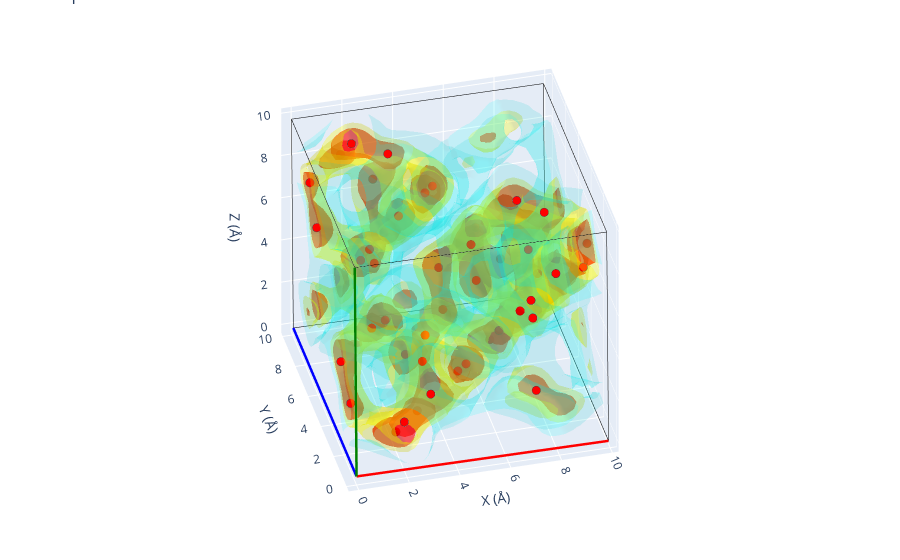

Notebook code for this chart:
### Markdown cell above
Overlaying the sites (red) on the folded density isosurface.

### Code cell
folded_vol.plot_3d(structure=sites)

### Figure 1 — Plotly figure (JSON) as saved in the notebook; plotly's stock layout.template omitted (floating-point values rounded to 4 significant figures; data arrays with more than 128 entries replaced by an {"elided": "..."} marker saying what was removed)
{"data": [{"line": {"color": "red", "width": 5}, "mode": "lines", "showlegend": false, "type": "scatter3d", "x": [0, 9.937], "y": [0, 0.003104], "z": [0, -0.07366]}, {"line": {"color": "blue", "width": 5}, "mode": "lines", "showlegend": false, "type": "scatter3d", "x": [0, 0.005318], "y": [0, 9.919], "z": [0, -0.02126]}, {"line": {"color": "green", "width": 5}, "mode": "lines", "showlegend": false, "type": "scatter3d", "x": [0, -0.07517], "y": [0, -0.01577], "z": [0, 9.916]}, {"line": {"color": "black", "width": 1}, "mode": "lines", "showlegend": false, "type": "scatter3d", "x": [9.937, 9.942], "y": [0.003104, 9.923], "z": [-0.07366, -0.09492]}, {"line": {"color": "black", "width": 1}, "mode": "lines", "showlegend": false, "type": "scatter3d", "x": [9.937, 9.861], "y": [0.003104, -0.01266], "z": [-0.07366, 9.842]}, {"line": {"color": "black", "width": 1}, "mode": "lines", "showlegend": false, "type": "scatter3d", "x": [0.005318, 9.942], "y": [9.919, 9.923], "z": [-0.02126, -0.09492]}, {"line": {"color": "black", "width": 1}, "mode": "lines", "showlegend": false, "type": "scatter3d", "x": [0.005318, -0.06986], "y": [9.919, 9.904], "z": [-0.02126, 9.895]}, {"line": {"color": "black", "width": 1}, "mode": "lines", "showlegend": false, "type": "scatter3d", "x": [-0.07517, 9.861], "y": [-0.01577, -0.01266], "z": [9.916, 9.842]}, {"line": {"color": "black", "width": 1}, "mode": "lines", "showlegend": false, "type": "scatter3d", "x": [-0.07517, -0.06986], "y": [-0.01577, 9.904], "z": [9.916, 9.895]}, {"line": {"color": "black", "width": 1}, "mode": "lines", "showlegend": false, "type": "scatter3d", "x": [9.867, -0.06986], "y": [9.907, 9.904], "z": [9.821, 9.895]}, {"line": {"color": "black", "width": 1}, "mode": "lines", "showlegend": false, "type": "scatter3d", "x": [9.867, 9.861], "y": [9.907, -0.01266], "z": [9.821, 9.842]}, {"line": {"color": "black", "width": 1}, "mode": "lines", "showlegend": false, "type": "scatter3d", "x": [9.867, 9.942], "y": [9.907, 9.923], "z": [9.821, -0.09492]}, {"color": "red", "i": {"elided": "7396 int values"}, "j": {"elided": "7396 int values"}, "k": {"elided": "7396 int values"}, "name": "isoval=434.5", "opacity": 0.6, "showlegend": false, "type": "mesh3d", "x": {"elided": "4027 float values"}, "y": {"elided": "4027 float values"}, "z": {"elided": "4027 float values"}}, {"color": "yellow", "i": {"elided": "15224 int values"}, "j": {"elided": "15224 int values"}, "k": {"elided": "15224 int values"}, "name": "isoval=173.8", "opacity": 0.3, "showlegend": false, "type": "mesh3d", "x": {"elided": "8020 float values"}, "y": {"elided": "8020 float values"}, "z": {"elided": "8020 float values"}}, {"color": "cyan", "i": {"elided": "19034 int values"}, "j": {"elided": "19034 int values"}, "k": {"elided": "19034 int values"}, "name": "isoval=12.166", "opacity": 0.15, "showlegend": false, "type": "mesh3d", "x": {"elided": "10091 float values"}, "y": {"elided": "10091 float values"}, "z": {"elided": "10091 float values"}}, {"line": {"color": "red", "width": 5}, "mode": "lines", "showlegend": false, "type": "scatter3d", "x": [0, 9.937], "y": [0, 0.003104], "z": [0, -0.07366]}, {"line": {"color": "blue", "width": 5}, "mode": "lines", "showlegend": false, "type": "scatter3d", "x": [0, 0.005318], "y": [0, 9.919], "z": [0, -0.02126]}, {"line": {"color": "green", "width": 5}, "mode": "lines", "showlegend": false, "type": "scatter3d", "x": [0, -0.07517], "y": [0, -0.01577], "z": [0, 9.916]}, {"line": {"color": "black", "width": 1}, "mode": "lines", "showlegend": false, "type": "scatter3d", "x": [9.937, 9.942], "y": [0.003104, 9.923], "z": [-0.07366, -0.09492]}, {"line": {"color": "black", "width": 1}, "mode": "lines", "showlegend": false, "type": "scatter3d", "x": [9.937, 9.861], "y": [0.003104, -0.01266], "z": [-0.07366, 9.842]}, {"line": {"color": "black", "width": 1}, "mode": "lines", "showlegend": false, "type": "scatter3d", "x": [0.005318, 9.942], "y": [9.919, 9.923], "z": [-0.02126, -0.09492]}, {"line": {"color": "black", "width": 1}, "mode": "lines", "showlegend": false, "type": "scatter3d", "x": [0.005318, -0.06986], "y": [9.919, 9.904], "z": [-0.02126, 9.895]}, {"line": {"color": "black", "width": 1}, "mode": "lines", "showlegend": false, "type": "scatter3d", "x": [-0.07517, 9.861], "y": [-0.01577, -0.01266], "z": [9.916, 9.842]}, {"line": {"color": "black", "width": 1}, "mode": "lines", "showlegend": false, "type": "scatter3d", "x": [-0.07517, -0.06986], "y": [-0.01577, 9.904], "z": [9.916, 9.895]}, {"line": {"color": "black", "width": 1}, "mode": "lines", "showlegend": false, "type": "scatter3d", "x": [9.867, -0.06986], "y": [9.907, 9.904], "z": [9.821, 9.895]}, {"line": {"color": "black", "width": 1}, "mode": "lines", "showlegend": false, "type": "scatter3d", "x": [9.867, 9.861], "y": [9.907, -0.01266], "z": [9.821, 9.842]}, {"line": {"color": "black", "width": 1}, "mode": "lines", "showlegend": false, "type": "scatter3d", "x": [9.867, 9.942], "y": [9.907, 9.923], "z": [9.821, -0.09492]}, {"marker": {"color": ["rgb(255, 0, 0)"], "line": {"width": 2.5}, "size": 5}, "mode": "markers", "name": "Li", "showlegend": false, "type": "scatter3d", "x": [1.851], "y": [8.157], "z": [9.64]}, {"marker": {"color": ["rgb(255, 0, 0)"], "line": {"width": 2.5}, "size": 5}, "mode": "markers", "name": "Li", "showlegend": false, "type": "scatter3d", "x": [3.042], "y": [7.2], "z": [9.627]}, {"marker": {"color": ["rgb(255, 0, 0)"], "line": {"width": 2.5}, "size": 5}, "mode": "markers", "name": "Li", "showlegend": false, "type": "scatter3d", "x": [4.761], "y": [7.028], "z": [7.925]}, {"marker": {"color": ["rgb(255, 0, 0)"], "line": {"width": 2.5}, "size": 5}, "mode": "markers", "name": "Li", "showlegend": false, "type": "scatter3d", "x": [4.771], "y": [8.232], "z": [6.745]}, {"marker": {"color": ["rgb(255, 0, 0)"], "line": {"width": 2.5}, "size": 5}, "mode": "markers", "name": "Li", "showlegend": false, "type": "scatter3d", "x": [0.183], "y": [6.983], "z": [6.794]}, {"marker": {"color": ["rgb(255, 0, 0)"], "line": {"width": 2.5}, "size": 5}, "mode": "markers", "name": "Li", "showlegend": false, "type": "scatter3d", "x": [0.2449], "y": [8.291], "z": [7.981]}, {"marker": {"color": ["rgb(255, 0, 0)"], "line": {"width": 2.5}, "size": 5}, "mode": "markers", "name": "Li", "showlegend": false, "type": "scatter3d", "x": [1.855], "y": [9.884], "z": [7.896]}, {"marker": {"color": ["rgb(255, 0, 0)"], "line": {"width": 2.5}, "size": 5}, "mode": "markers", "name": "Li", "showlegend": false, "type": "scatter3d", "x": [3.107], "y": [9.807], "z": [6.566]}, {"marker": {"color": ["rgb(255, 0, 0)"], "line": {"width": 2.5}, "size": 5}, "mode": "markers", "name": "Li", "showlegend": false, "type": "scatter3d", "x": [1.886], "y": [6.864], "z": [5.025]}, {"marker": {"color": ["rgb(255, 0, 0)"], "line": {"width": 2.5}, "size": 5}, "mode": "markers", "name": "Li", "showlegend": false, "type": "scatter3d", "x": [2.182], "y": [5.891], "z": [5.53]}, {"marker": {"color": ["rgb(255, 0, 0)"], "line": {"width": 2.5}, "size": 5}, "mode": "markers", "name": "Li", "showlegend": false, "type": "scatter3d", "x": [1.84], "y": [5.285], "z": [6.678]}, {"marker": {"color": ["rgb(255, 0, 0)"], "line": {"width": 2.5}, "size": 5}, "mode": "markers", "name": "Li", "showlegend": false, "type": "scatter3d", "x": [3.015], "y": [5.408], "z": [7.964]}, {"marker": {"color": ["rgb(255, 0, 0)"], "line": {"width": 2.5}, "size": 5}, "mode": "markers", "name": "Li", "showlegend": false, "type": "scatter3d", "x": [3.161], "y": [8.292], "z": [5.1]}, {"marker": {"color": ["rgb(255, 0, 0)"], "line": {"width": 2.5}, "size": 5}, "mode": "markers", "name": "Li", "showlegend": false, "type": "scatter3d", "x": [0.2956], "y": [2.109], "z": [1.915]}, {"marker": {"color": ["rgb(255, 0, 0)"], "line": {"width": 2.5}, "size": 5}, "mode": "markers", "name": "Li", "showlegend": false, "type": "scatter3d", "x": [0.2152], "y": [3.323], "z": [3.043]}, {"marker": {"color": ["rgb(255, 0, 0)"], "line": {"width": 2.5}, "size": 5}, "mode": "markers", "name": "Li", "showlegend": false, "type": "scatter3d", "x": [2.828], "y": [0.9459], "z": [4.284]}, {"marker": {"color": ["rgb(255, 0, 0)"], "line": {"width": 2.5}, "size": 5}, "mode": "markers", "name": "Li", "showlegend": false, "type": "scatter3d", "x": [3.179], "y": [1.894], "z": [4.789]}, {"marker": {"color": ["rgb(255, 0, 0)"], "line": {"width": 2.5}, "size": 5}, "mode": "markers", "name": "Li", "showlegend": false, "type": "scatter3d", "x": [3.024], "y": [0.3951], "z": [3.09]}, {"marker": {"color": ["rgb(255, 0, 0)"], "line": {"width": 2.5}, "size": 5}, "mode": "markers", "name": "Li", "showlegend": false, "type": "scatter3d", "x": [1.98], "y": [0.392], "z": [1.956]}, {"marker": {"color": ["rgb(255, 0, 0)"], "line": {"width": 2.5}, "size": 5}, "mode": "markers", "name": "Li", "showlegend": false, "type": "scatter3d", "x": [1.961], "y": [3.325], "z": [4.698]}, {"marker": {"color": ["rgb(255, 0, 0)"], "line": {"width": 2.5}, "size": 5}, "mode": "markers", "name": "Li", "showlegend": false, "type": "scatter3d", "x": [4.869], "y": [2.203], "z": [2.911]}, {"marker": {"color": ["rgb(255, 0, 0)"], "line": {"width": 2.5}, "size": 5}, "mode": "markers", "name": "Li", "showlegend": false, "type": "scatter3d", "x": [4.786], "y": [3.155], "z": [1.911]}, {"marker": {"color": ["rgb(255, 0, 0)"], "line": {"width": 2.5}, "size": 5}, "mode": "markers", "name": "Li", "showlegend": false, "type": "scatter3d", "x": [2.097], "y": [2.185], "z": [0.1901]}, {"marker": {"color": ["rgb(255, 0, 0)"], "line": {"width": 2.5}, "size": 5}, "mode": "markers", "name": "Li", "showlegend": false, "type": "scatter3d", "x": [3.218], "y": [3.288], "z": [0.2132]}, {"marker": {"color": ["rgb(255, 0, 0)"], "line": {"width": 2.5}, "size": 5}, "mode": "markers", "name": "Li", "showlegend": false, "type": "scatter3d", "x": [1.865], "y": [5.044], "z": [3.113]}, {"marker": {"color": ["rgb(255, 0, 0)"], "line": {"width": 2.5}, "size": 5}, "mode": "markers", "name": "Li", "showlegend": false, "type": "scatter3d", "x": [3.162], "y": [4.915], "z": [1.737]}, {"marker": {"color": ["rgb(255, 0, 0)"], "line": {"width": 2.5}, "size": 5}, "mode": "markers", "name": "Li", "showlegend": false, "type": "scatter3d", "x": [7.092], "y": [0.03526], "z": [2.802]}, {"marker": {"color": ["rgb(255, 0, 0)"], "line": {"width": 2.5}, "size": 5}, "mode": "markers", "name": "Li", "showlegend": false, "type": "scatter3d", "x": [7.057], "y": [9.766], "z": [3.157]}, {"marker": {"color": ["rgb(255, 0, 0)"], "line": {"width": 2.5}, "size": 5}, "mode": "markers", "name": "Li", "showlegend": false, "type": "scatter3d", "x": [8.155], "y": [9.861], "z": [1.86]}, {"marker": {"color": ["rgb(255, 0, 0)"], "line": {"width": 2.5}, "size": 5}, "mode": "markers", "name": "Li", "showlegend": false, "type": "scatter3d", "x": [5.211], "y": [7.189], "z": [1.883]}, {"marker": {"color": ["rgb(255, 0, 0)"], "line": {"width": 2.5}, "size": 5}, "mode": "markers", "name": "Li", "showlegend": false, "type": "scatter3d", "x": [5.3], "y": [8.193], "z": [3.138]}, {"marker": {"color": ["rgb(255, 0, 0)"], "line": {"width": 2.5}, "size": 5}, "mode": "markers", "name": "Li", "showlegend": false, "type": "scatter3d", "x": [6.777], "y": [8.277], "z": [4.723]}, {"marker": {"color": ["rgb(255, 0, 0)"], "line": {"width": 2.5}, "size": 5}, "mode": "markers", "name": "Li", "showlegend": false, "type": "scatter3d", "x": [9.84], "y": [8.202], "z": [1.863]}, {"marker": {"color": ["rgb(255, 0, 0)"], "line": {"width": 2.5}, "size": 5}, "mode": "markers", "name": "Li", "showlegend": false, "type": "scatter3d", "x": [7.047], "y": [7.138], "z": [0.1656]}, {"marker": {"color": ["rgb(255, 0, 0)"], "line": {"width": 2.5}, "size": 5}, "mode": "markers", "name": "Li", "showlegend": false, "type": "scatter3d", "x": [8.07], "y": [8.156], "z": [0.123]}, {"marker": {"color": ["rgb(255, 0, 0)"], "line": {"width": 2.5}, "size": 5}, "mode": "markers", "name": "Li", "showlegend": false, "type": "scatter3d", "x": [6.97], "y": [5.391], "z": [1.852]}, {"marker": {"color": ["rgb(255, 0, 0)"], "line": {"width": 2.5}, "size": 5}, "mode": "markers", "name": "Li", "showlegend": false, "type": "scatter3d", "x": [5.247], "y": [2.109], "z": [6.863]}, {"marker": {"color": ["rgb(255, 0, 0)"], "line": {"width": 2.5}, "size": 5}, "mode": "markers", "name": "Li", "showlegend": false, "type": "scatter3d", "x": [5.296], "y": [3.121], "z": [7.832]}, {"marker": {"color": ["rgb(255, 0, 0)"], "line": {"width": 2.5}, "size": 5}, "mode": "markers", "name": "Li", "showlegend": false, "type": "scatter3d", "x": [7.105], "y": [3.143], "z": [9.586]}, {"marker": {"color": ["rgb(255, 0, 0)"], "line": {"width": 2.5}, "size": 5}, "mode": "markers", "name": "Li", "showlegend": false, "type": "scatter3d", "x": [7.942], "y": [2.161], "z": [9.575]}, {"marker": {"color": ["rgb(255, 0, 0)"], "line": {"width": 2.5}, "size": 5}, "mode": "markers", "name": "Li", "showlegend": false, "type": "scatter3d", "x": [7.978], "y": [0.4796], "z": [7.864]}, {"marker": {"color": ["rgb(255, 0, 0)"], "line": {"width": 2.5}, "size": 5}, "mode": "markers", "name": "Li", "showlegend": false, "type": "scatter3d", "x": [9.186], "y": [0.9826], "z": [7.592]}, {"marker": {"color": ["rgb(255, 0, 0)"], "line": {"width": 2.5}, "size": 5}, "mode": "markers", "name": "Li", "showlegend": false, "type": "scatter3d", "x": [6.978], "y": [0.4075], "z": [6.824]}, {"marker": {"color": ["rgb(255, 0, 0)"], "line": {"width": 2.5}, "size": 5}, "mode": "markers", "name": "Li", "showlegend": false, "type": "scatter3d", "x": [7.146], "y": [0.7822], "z": [5.692]}, {"marker": {"color": ["rgb(255, 0, 0)"], "line": {"width": 2.5}, "size": 5}, "mode": "markers", "name": "Li", "showlegend": false, "type": "scatter3d", "x": [6.96], "y": [2.035], "z": [5.164]}, {"marker": {"color": ["rgb(255, 0, 0)"], "line": {"width": 2.5}, "size": 5}, "mode": "markers", "name": "Li", "showlegend": false, "type": "scatter3d", "x": [9.794], "y": [2.819], "z": [7.306]}, {"marker": {"color": ["rgb(255, 0, 0)"], "line": {"width": 2.5}, "size": 5}, "mode": "markers", "name": "Li", "showlegend": false, "type": "scatter3d", "x": [7.845], "y": [4.266], "z": [6.332]}, {"marker": {"color": ["rgb(255, 0, 0)"], "line": {"width": 2.5}, "size": 5}, "mode": "markers", "name": "Li", "showlegend": false, "type": "scatter3d", "x": [8.726], "y": [6.311], "z": [3.59]}], "layout": {"legend": {"orientation": "h", "x": 0, "xanchor": "left", "y": -0.1, "yanchor": "bottom"}, "margin": {"b": 0, "l": 0, "r": 0, "t": 0}, "scene": {"aspectmode": "manual", "aspectratio": {"x": 0.9937, "y": 0.9919, "z": 0.9916}, "camera": {"eye": {"x": -0.4968, "y": -1.984, "z": 1.487}, "projection": {"type": "orthographic"}}, "xaxis": {"title": {"text": "X (Å)"}}, "yaxis": {"title": {"text": "Y (Å)"}}, "zaxis": {"title": {"text": "Z (Å)"}}}, "showlegend": true, "title": {"text": "3D plot"}}}
